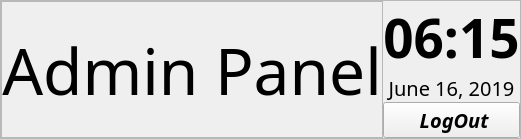
         <widget class="QFrame" name="frame_11">
          <property name="sizePolicy">
           <sizepolicy hsizetype="Preferred" vsizetype="Fixed">
            <horstretch>0</horstretch>
            <verstretch>0</verstretch>
           </sizepolicy>
          </property>
          <property name="frameShape">
           <enum>QFrame::StyledPanel</enum>
          </property>
          <property name="frameShadow">
           <enum>QFrame::Sunken</enum>
          </property>
          <layout class="QHBoxLayout" name="horizontalLayout_9">
           <property name="spacing">
            <number>0</number>
           </property>
           <property name="leftMargin">
            <number>0</number>
           </property>
           <property name="topMargin">
            <number>0</number>
           </property>
           <property name="rightMargin">
            <number>0</number>
           </property>
           <property name="bottomMargin">
            <number>0</number>
           </property>
           <item>
            <widget class="QLabel" name="adminMainHeadin">
             <property name="sizePolicy">
              <sizepolicy hsizetype="Expanding" vsizetype="Expanding">
               <horstretch>0</horstretch>
               <verstretch>0</verstretch>
              </sizepolicy>
             </property>
             <property name="font">
              <font>
               <family>News706 BT</family>
               <pointsize>48</pointsize>
              </font>
             </property>
             <property name="frameShape">
              <enum>QFrame::StyledPanel</enum>
             </property>
             <property name="frameShadow">
              <enum>QFrame::Sunken</enum>
             </property>
             <property name="text">
              <string>Admin Panel</string>
             </property>
             <property name="alignment">
              <set>Qt::AlignCenter</set>
             </property>
            </widget>
           </item>
           <item>
            <layout class="QVBoxLayout" name="verticalLayout_6">
             <item>
              <widget class="QLabel" name="Time_Time_admin">
               <property name="sizePolicy">
                <sizepolicy hsizetype="Minimum" vsizetype="Preferred">
                 <horstretch>0</horstretch>
                 <verstretch>0</verstretch>
                </sizepolicy>
               </property>
               <property name="font">
                <font>
                 <family>Candara</family>
                 <pointsize>40</pointsize>
                 <weight>75</weight>
                 <bold>true</bold>
                </font>
               </property>
               <property name="text">
                <string>06:15</string>
               </property>
               <property name="alignment">
                <set>Qt::AlignCenter</set>
               </property>
              </widget>
             </item>
             <item>
              <widget class="QLabel" name="Time_Date_admin">
               <property name="sizePolicy">
                <sizepolicy hsizetype="Minimum" vsizetype="Preferred">
                 <horstretch>0</horstretch>
                 <verstretch>0</verstretch>
                </sizepolicy>
               </property>
               <property name="font">
                <font>
                 <family>Candara</family>
                 <pointsize>15</pointsize>
                 <weight>50</weight>
                 <bold>false</bold>
                </font>
               </property>
               <property name="text">
                <string>June 16, 2019</string>
               </property>
               <property name="alignment">
                <set>Qt::AlignCenter</set>
               </property>
              </widget>
             </item>
             <item>
              <widget class="QPushButton" name="adminLogout">
               <property name="sizePolicy">
                <sizepolicy hsizetype="Minimum" vsizetype="Minimum">
                 <horstretch>0</horstretch>
                 <verstretch>0</verstretch>
                </sizepolicy>
               </property>
               <property name="font">
                <font>
                 <family>News706 BT</family>
                 <pointsize>15</pointsize>
                 <weight>75</weight>
                 <italic>true</italic>
                 <bold>true</bold>
                </font>
               </property>
               <property name="text">
                <string> LogOut</string>
               </property>
              </widget>
             </item>
            </layout>
           </item>
          </layout>
         </widget>
